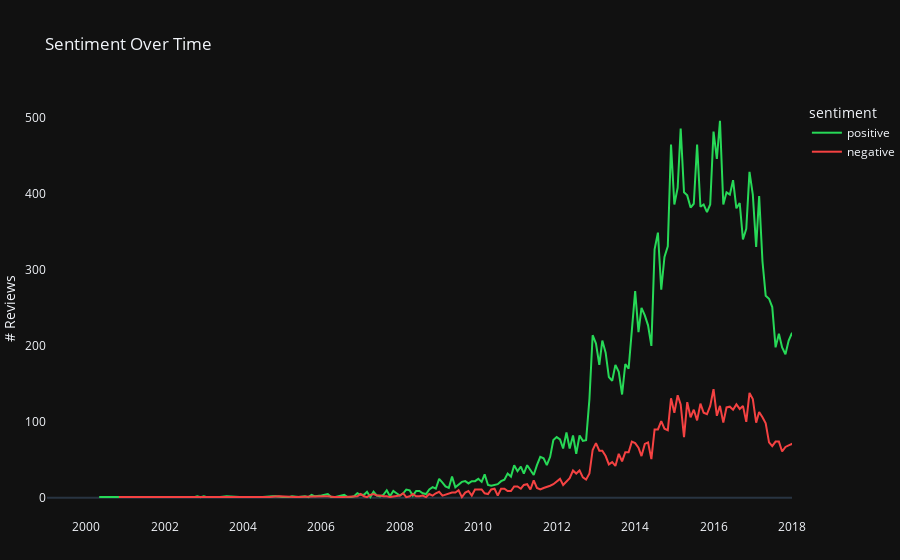

The notebook cell this image was saved under:
### Markdown cell above
### Sentiment Over Time

### Code cell
period = "M"
reviews_df[period] = reviews_df["timestamp"].dt.to_period(period)
reviews_df[period] = reviews_df[period].dt.to_timestamp()

sentiments_count = reviews_df.groupby(period)["sentiment"].value_counts()
sentiments_df = (
    pd.DataFrame(sentiments_count)
    .rename(columns={"sentiment": "count"})
    .reset_index()
)

fig = px.line(
    sentiments_df,
    x=period,
    y="count",
    color="sentiment",
    color_discrete_sequence=["#27d957", "#f54242"],
    title="Sentiment Over Time",
)
fig.update_xaxes(
    showgrid=False,
    title_text="",
    range=list(map(lambda x: datetime.datetime(x, 1, 1), [1999, 2018])),
)
fig.update_yaxes(showgrid=False, title_text="# Reviews")
fig.update_layout(margin=dict(l=0, r=0, b=0))

### Figure 1 — Plotly figure (JSON) as saved in the notebook; plotly's stock layout.template omitted (floating-point values rounded to 4 significant figures; data arrays with more than 128 entries replaced by an {"elided": "..."} marker saying what was removed)
{"data": [{"hovertemplate": "sentiment=positive<br>M=%{x}<br>count=%{y}<extra></extra>", "legendgroup": "positive", "line": {"color": "#27d957", "dash": "solid"}, "marker": {"symbol": "circle"}, "mode": "lines", "name": "positive", "orientation": "v", "showlegend": true, "x": {"elided": "178 str values"}, "xaxis": "x", "y": {"elided": "178 int values"}, "yaxis": "y", "type": "scatter"}, {"hovertemplate": "sentiment=negative<br>M=%{x}<br>count=%{y}<extra></extra>", "legendgroup": "negative", "line": {"color": "#f54242", "dash": "solid"}, "marker": {"symbol": "circle"}, "mode": "lines", "name": "negative", "orientation": "v", "showlegend": true, "x": {"elided": "162 str values"}, "xaxis": "x", "y": {"elided": "162 int values"}, "yaxis": "y", "type": "scatter"}], "layout": {"xaxis": {"anchor": "y", "domain": [0.0, 1.0], "title": {"text": ""}, "showgrid": false, "range": ["1999-01-01T00:00:00", "2018-01-01T00:00:00"]}, "yaxis": {"anchor": "x", "domain": [0.0, 1.0], "title": {"text": "# Reviews"}, "showgrid": false}, "legend": {"title": {"text": "sentiment"}, "tracegroupgap": 0}, "title": {"text": "Sentiment Over Time"}, "margin": {"l": 0, "r": 0, "b": 0}}}
